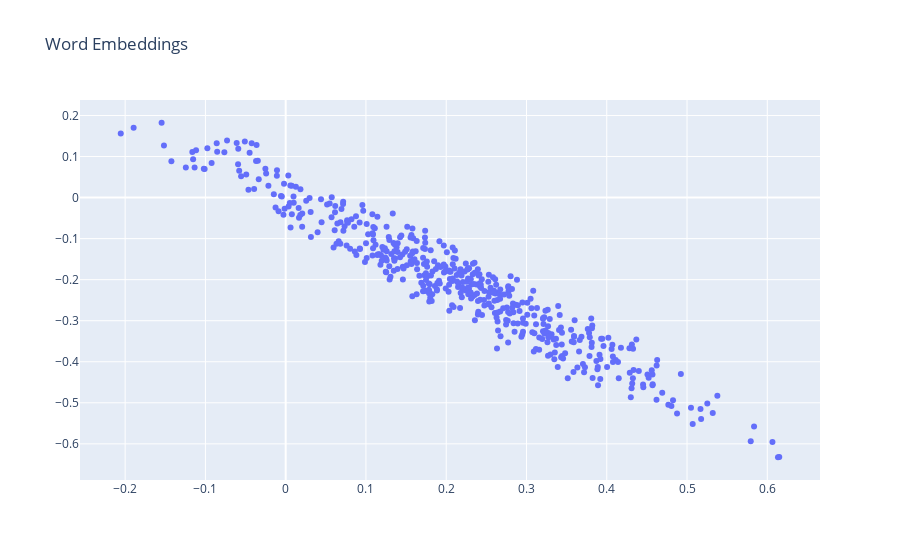

The code cell stored with this chart in its notebook:
### Markdown cell above
## Evaluate Actual vs Predicted

### Code cell
def plot_2d_embeddings(embeddings, id_start=1, count=100):
  # Get 1st and 2nd embedding dims for the desired tokens.
  x1 = embeddings[id_start:id_start+count, 0]
  x2 = embeddings[id_start:id_start+count, 1]

  # Plot with the plotly library.
  data = plotly.Scatter(x=x1, y=x2, text=tokens,
                        mode='markers', textposition='bottom left',
                        hoverinfo='text')
  fig = plotly.Figure(data=[data],
                      layout=plotly.Layout(title="Word Embeddings",
                                           hovermode='closest'))
  fig.show()

# Very frequent tokens tend to be more syntactic than semantic, so let's plot
# some rarer words.
plot_2d_embeddings(embeddings, id_start=500, count=500)

### Figure 1 — Plotly figure (JSON) as saved in the notebook; plotly's stock layout.template omitted (floating-point values rounded to 4 significant figures; data arrays with more than 128 entries replaced by an {"elided": "..."} marker saying what was removed)
{"data": [{"hoverinfo": "text", "mode": "markers", "text": {"elided": "375 str values"}, "textposition": "bottom left", "x": {"elided": "500 float values"}, "y": {"elided": "500 float values"}, "type": "scatter"}], "layout": {"hovermode": "closest", "title": {"text": "Word Embeddings"}}}
